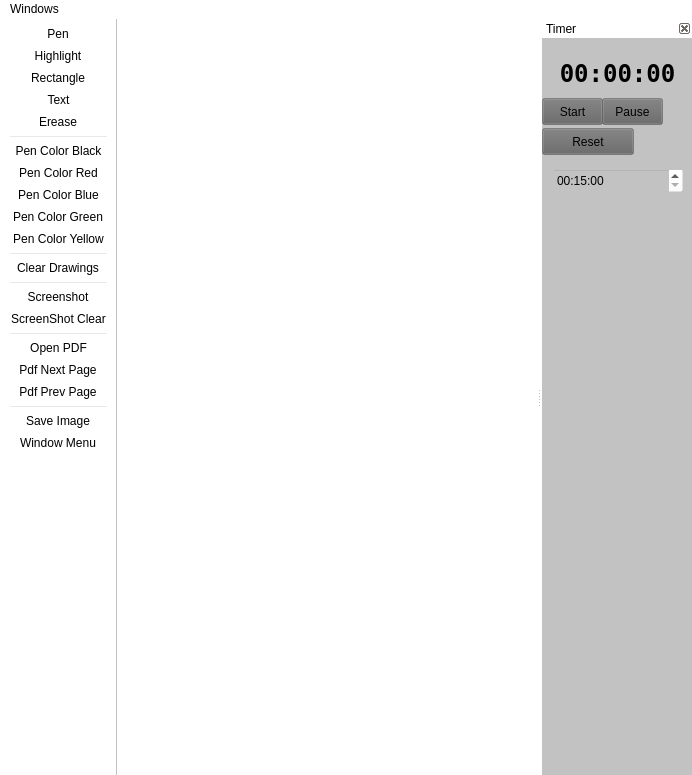
<?xml version="1.0" encoding="UTF-8"?>
<ui version="4.0">
 <class>MainWindow</class>
 <widget class="QMainWindow" name="MainWindow">
  <property name="geometry">
   <rect>
    <x>0</x>
    <y>0</y>
    <width>692</width>
    <height>775</height>
   </rect>
  </property>
  <property name="minimumSize">
   <size>
    <width>300</width>
    <height>300</height>
   </size>
  </property>
  <property name="baseSize">
   <size>
    <width>0</width>
    <height>0</height>
   </size>
  </property>
  <property name="windowTitle">
   <string>MainWindow</string>
  </property>
  <property name="autoFillBackground">
   <bool>false</bool>
  </property>
  <property name="styleSheet">
   <string notr="true">background-color:  rgba(255, 255, 255, 255);</string>
  </property>
  <widget class="QWidget" name="centralWidget"/>
  <widget class="QToolBar" name="mainToolBar">
   <property name="movable">
    <bool>false</bool>
   </property>
   <property name="allowedAreas">
    <set>Qt::LeftToolBarArea</set>
   </property>
   <attribute name="toolBarArea">
    <enum>LeftToolBarArea</enum>
   </attribute>
   <attribute name="toolBarBreak">
    <bool>false</bool>
   </attribute>
   <addaction name="actionToolPen"/>
   <addaction name="actionToolHighlight"/>
   <addaction name="actionToolRectangle"/>
   <addaction name="actionToolText"/>
   <addaction name="actionToolErease"/>
   <addaction name="separator"/>
   <addaction name="actionPenColorBlack"/>
   <addaction name="actionPenColorRed"/>
   <addaction name="actionPenColorBlue"/>
   <addaction name="actionPenColorGreen"/>
   <addaction name="actionPenColorYellow"/>
   <addaction name="separator"/>
   <addaction name="actionClearDrawings"/>
   <addaction name="separator"/>
   <addaction name="actionScreenshot"/>
   <addaction name="actionScreenShotClear"/>
   <addaction name="separator"/>
   <addaction name="actionOpenPDF"/>
   <addaction name="actionPdfNextPage"/>
   <addaction name="actionPdfPrevPage"/>
   <addaction name="separator"/>
   <addaction name="actionSaveImage"/>
   <addaction name="actionWindowsMenu"/>
  </widget>
  <widget class="QDockWidget" name="dockTimer">
   <property name="minimumSize">
    <size>
     <width>150</width>
     <height>41</height>
    </size>
   </property>
   <property name="maximumSize">
    <size>
     <width>200</width>
     <height>524287</height>
    </size>
   </property>
   <property name="baseSize">
    <size>
     <width>150</width>
     <height>0</height>
    </size>
   </property>
   <property name="styleSheet">
    <string notr="true">background-color:  rgba(100, 100, 100, 100);</string>
   </property>
   <property name="floating">
    <bool>false</bool>
   </property>
   <property name="features">
    <set>QDockWidget::DockWidgetClosable|QDockWidget::DockWidgetMovable</set>
   </property>
   <property name="allowedAreas">
    <set>Qt::LeftDockWidgetArea|Qt::RightDockWidgetArea</set>
   </property>
   <property name="windowTitle">
    <string>Timer</string>
   </property>
   <attribute name="dockWidgetArea">
    <number>2</number>
   </attribute>
   <widget class="QWidget" name="dockTimerContents">
    <widget class="QPushButton" name="btnTimerStart">
     <property name="geometry">
      <rect>
       <x>0</x>
       <y>60</y>
       <width>61</width>
       <height>27</height>
      </rect>
     </property>
     <property name="text">
      <string>Start</string>
     </property>
    </widget>
    <widget class="QLabel" name="lblTimer">
     <property name="geometry">
      <rect>
       <x>10</x>
       <y>20</y>
       <width>131</width>
       <height>31</height>
      </rect>
     </property>
     <property name="font">
      <font>
       <family>DejaVu Sans Mono</family>
       <pointsize>18</pointsize>
       <weight>75</weight>
       <bold>true</bold>
      </font>
     </property>
     <property name="autoFillBackground">
      <bool>false</bool>
     </property>
     <property name="styleSheet">
      <string notr="true">background-color:  rgba(255, 255, 255, 0);</string>
     </property>
     <property name="text">
      <string>00:00:00</string>
     </property>
     <property name="alignment">
      <set>Qt::AlignCenter</set>
     </property>
    </widget>
    <widget class="QPushButton" name="btnTimerPause">
     <property name="geometry">
      <rect>
       <x>60</x>
       <y>60</y>
       <width>61</width>
       <height>27</height>
      </rect>
     </property>
     <property name="text">
      <string>Pause</string>
     </property>
    </widget>
    <widget class="QPushButton" name="btnTimerReset">
     <property name="geometry">
      <rect>
       <x>0</x>
       <y>90</y>
       <width>92</width>
       <height>27</height>
      </rect>
     </property>
     <property name="text">
      <string>Reset</string>
     </property>
    </widget>
    <widget class="QTimeEdit" name="timeTimerAlert">
     <property name="geometry">
      <rect>
       <x>10</x>
       <y>130</y>
       <width>131</width>
       <height>25</height>
      </rect>
     </property>
     <property name="styleSheet">
      <string notr="true">background-color: rgba(255, 255, 255, 0);</string>
     </property>
     <property name="currentSection">
      <enum>QDateTimeEdit::HourSection</enum>
     </property>
     <property name="displayFormat">
      <string>HH:mm:ss</string>
     </property>
     <property name="time">
      <time>
       <hour>0</hour>
       <minute>15</minute>
       <second>0</second>
      </time>
     </property>
    </widget>
   </widget>
  </widget>
  <widget class="QMenuBar" name="menuBar">
   <property name="enabled">
    <bool>true</bool>
   </property>
   <property name="geometry">
    <rect>
     <x>0</x>
     <y>0</y>
     <width>692</width>
     <height>23</height>
    </rect>
   </property>
   <widget class="QMenu" name="menuWindows">
    <property name="styleSheet">
     <string notr="true">selection-color: rgb(0, 0, 127);
border-color: rgb(0, 0, 0);s</string>
    </property>
    <property name="title">
     <string>Windows</string>
    </property>
   </widget>
   <addaction name="menuWindows"/>
  </widget>
  <action name="actionToolPen">
   <property name="icon">
    <iconset resource="../resources.qrc">
     <normaloff>:/icons/pen</normaloff>:/icons/pen</iconset>
   </property>
   <property name="text">
    <string>Pen</string>
   </property>
   <property name="shortcut">
    <string>Ctrl+1</string>
   </property>
  </action>
  <action name="actionScreenshot">
   <property name="icon">
    <iconset resource="../resources.qrc">
     <normaloff>:/icons/screenshot</normaloff>:/icons/screenshot</iconset>
   </property>
   <property name="text">
    <string>Screenshot</string>
   </property>
  </action>
  <action name="actionScreenShotClear">
   <property name="icon">
    <iconset resource="../resources.qrc">
     <normaloff>:/icons/images/icon_screenshot_clear.png</normaloff>:/icons/images/icon_screenshot_clear.png</iconset>
   </property>
   <property name="text">
    <string>ScreenShot Clear</string>
   </property>
  </action>
  <action name="actionClearDrawings">
   <property name="icon">
    <iconset resource="../resources.qrc">
     <normaloff>:/icons/images/icon_clear.png</normaloff>:/icons/images/icon_clear.png</iconset>
   </property>
   <property name="text">
    <string>Clear Drawings</string>
   </property>
   <property name="shortcut">
    <string>Ctrl+Space</string>
   </property>
  </action>
  <action name="actionPenColorBlack">
   <property name="icon">
    <iconset resource="../resources.qrc">
     <normaloff>:/icons/images/icon_black.png</normaloff>:/icons/images/icon_black.png</iconset>
   </property>
   <property name="text">
    <string>Pen Color Black</string>
   </property>
  </action>
  <action name="actionPenColorBlue">
   <property name="icon">
    <iconset resource="../resources.qrc">
     <normaloff>:/icons/images/icon_blue.png</normaloff>:/icons/images/icon_blue.png</iconset>
   </property>
   <property name="text">
    <string>Pen Color Blue</string>
   </property>
  </action>
  <action name="actionPenColorGreen">
   <property name="icon">
    <iconset resource="../resources.qrc">
     <normaloff>:/icons/images/icon_green.png</normaloff>:/icons/images/icon_green.png</iconset>
   </property>
   <property name="text">
    <string>Pen Color Green</string>
   </property>
  </action>
  <action name="actionPenColorRed">
   <property name="icon">
    <iconset resource="../resources.qrc">
     <normaloff>:/icons/images/icon_red.png</normaloff>:/icons/images/icon_red.png</iconset>
   </property>
   <property name="text">
    <string>Pen Color Red</string>
   </property>
  </action>
  <action name="actionPenColorYellow">
   <property name="icon">
    <iconset resource="../resources.qrc">
     <normaloff>:/icons/images/icon_yellow.png</normaloff>:/icons/images/icon_yellow.png</iconset>
   </property>
   <property name="text">
    <string>Pen Color Yellow</string>
   </property>
  </action>
  <action name="actionToolRectangle">
   <property name="icon">
    <iconset resource="../resources.qrc">
     <normaloff>:/icons/images/icon_draw_rectangle.png</normaloff>:/icons/images/icon_draw_rectangle.png</iconset>
   </property>
   <property name="text">
    <string>Rectangle</string>
   </property>
   <property name="shortcut">
    <string>Ctrl+3</string>
   </property>
  </action>
  <action name="actionToolHighlight">
   <property name="icon">
    <iconset resource="../resources.qrc">
     <normaloff>:/icons/images/icon_highlighter.png</normaloff>:/icons/images/icon_highlighter.png</iconset>
   </property>
   <property name="text">
    <string>Highlight</string>
   </property>
   <property name="shortcut">
    <string>Ctrl+2</string>
   </property>
  </action>
  <action name="actionToolText">
   <property name="icon">
    <iconset resource="../resources.qrc">
     <normaloff>:/icons/images/icon_draw_text.png</normaloff>:/icons/images/icon_draw_text.png</iconset>
   </property>
   <property name="text">
    <string>Text</string>
   </property>
  </action>
  <action name="actionSaveImage">
   <property name="icon">
    <iconset resource="../resources.qrc">
     <normaloff>:/icons/images/icon_save.png</normaloff>:/icons/images/icon_save.png</iconset>
   </property>
   <property name="text">
    <string>Save Image</string>
   </property>
  </action>
  <action name="actionToolErease">
   <property name="icon">
    <iconset resource="../resources.qrc">
     <normaloff>:/icons/images/icon_ereaser.png</normaloff>:/icons/images/icon_ereaser.png</iconset>
   </property>
   <property name="text">
    <string>Erease</string>
   </property>
  </action>
  <action name="actionWindowTimer">
   <property name="text">
    <string>Timer</string>
   </property>
  </action>
  <action name="actionWindowsMenu">
   <property name="icon">
    <iconset resource="../resources.qrc">
     <normaloff>:/icons/images/icon_windows.png</normaloff>:/icons/images/icon_windows.png</iconset>
   </property>
   <property name="text">
    <string>Window Menu</string>
   </property>
  </action>
  <action name="actionOpenPDF">
   <property name="icon">
    <iconset resource="../resources.qrc">
     <normaloff>:/icons/images/icon_pdf.png</normaloff>:/icons/images/icon_pdf.png</iconset>
   </property>
   <property name="text">
    <string>Open PDF</string>
   </property>
  </action>
  <action name="actionPdfNextPage">
   <property name="icon">
    <iconset resource="../resources.qrc">
     <normaloff>:/icons/images/icon_next.png</normaloff>:/icons/images/icon_next.png</iconset>
   </property>
   <property name="text">
    <string>Pdf Next Page</string>
   </property>
  </action>
  <action name="actionPdfPrevPage">
   <property name="icon">
    <iconset resource="../resources.qrc">
     <normaloff>:/icons/images/icon_prev.png</normaloff>:/icons/images/icon_prev.png</iconset>
   </property>
   <property name="text">
    <string>Pdf Prev Page</string>
   </property>
  </action>
 </widget>
 <layoutdefault spacing="6" margin="11"/>
 <resources>
  <include location="../resources.qrc"/>
 </resources>
 <connections/>
</ui>
